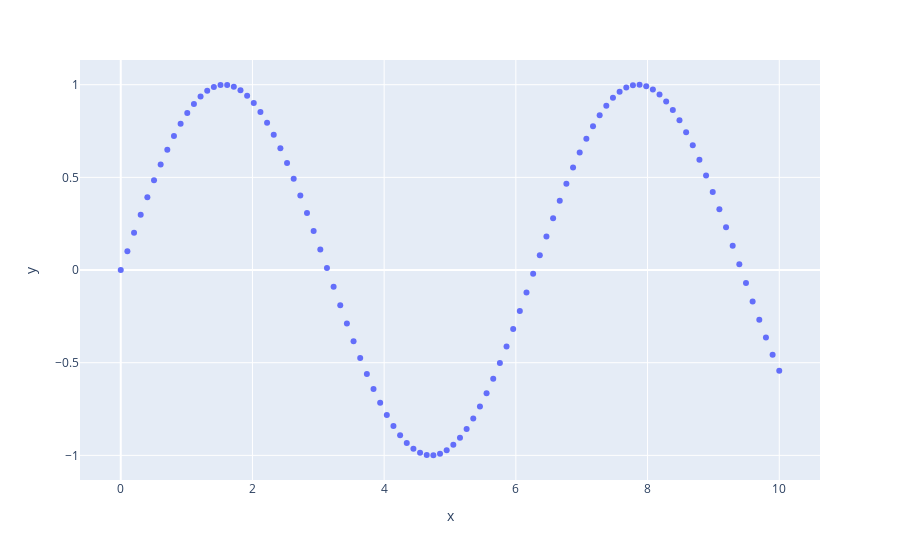

This figure's notebook cell:
### Markdown cell above
## Установка Plotly
Установка Plotly достаточно сложная (не в одну строчку)
Приведем тут, что говорит нам [документация](https://plot.ly/python/getting-started/)

1. `conda install plotly` (может возникать проблема No module named 'plotly', тогда пропишите pip install plotly)

2. Дальше если вы работаете
 через Jupter:

`conda install notebook ipywidgets`

через Jupterlab: 
```
conda install jupyterlab
conda install ipywidgets
```

Если через VS code ничего не надо

Проверим, что все работает (создадим точки по синусу):

### Code cell
import numpy as np
import pandas as pd
import plotly.graph_objects as go
import plotly.express as px

x = np.linspace(0, 10, 100)
y = np.sin(x)

fig = px.scatter(x=x, y=y)
fig.show()

### Figure 1 — Plotly figure (JSON) as saved in the notebook; plotly's stock layout.template omitted (floating-point values rounded to 4 significant figures)
{"data": [{"hoverlabel": {"namelength": 0}, "hovertemplate": "x=%{x}<br>y=%{y}", "legendgroup": "", "marker": {"color": "#636efa", "symbol": "circle"}, "mode": "markers", "name": "", "showlegend": false, "type": "scatter", "x": [0, 0.101, 0.202, 0.303, 0.404, 0.5051, 0.6061, 0.7071, 0.8081, 0.9091, 1.01, 1.111, 1.212, 1.313, 1.414, 1.515, 1.616, 1.717, 1.818, 1.919, 2.02, 2.121, 2.222, 2.323, 2.424, 2.525, 2.626, 2.727, 2.828, 2.929, 3.03, 3.131, 3.232, 3.333, 3.434, 3.535, 3.636, 3.737, 3.838, 3.939, 4.04, 4.141, 4.242, 4.343, 4.444, 4.545, 4.646, 4.747, 4.848, 4.949, 5.051, 5.152, 5.253, 5.354, 5.455, 5.556, 5.657, 5.758, 5.859, 5.96, 6.061, 6.162, 6.263, 6.364, 6.465, 6.566, 6.667, 6.768, 6.869, 6.97, 7.071, 7.172, 7.273, 7.374, 7.475, 7.576, 7.677, 7.778, 7.879, 7.98, 8.081, 8.182, 8.283, 8.384, 8.485, 8.586, 8.687, 8.788, 8.889, 8.99, 9.091, 9.192, 9.293, 9.394, 9.495, 9.596, 9.697, 9.798, 9.899, 10], "xaxis": "x", "y": [0, 0.1008, 0.2006, 0.2984, 0.3931, 0.4839, 0.5696, 0.6496, 0.723, 0.7889, 0.8469, 0.8962, 0.9364, 0.967, 0.9878, 0.9985, 0.999, 0.9893, 0.9696, 0.9399, 0.9007, 0.8523, 0.7952, 0.73, 0.6574, 0.5781, 0.4928, 0.4026, 0.3082, 0.2107, 0.1111, 0.01028, -0.09061, -0.1906, -0.2886, -0.3837, -0.4748, -0.5612, -0.6418, -0.7158, -0.7826, -0.8414, -0.8916, -0.9327, -0.9643, -0.9861, -0.9978, -0.9994, -0.9908, -0.972, -0.9434, -0.9051, -0.8576, -0.8014, -0.737, -0.6651, -0.5864, -0.5017, -0.412, -0.318, -0.2207, -0.1213, -0.02056, 0.08036, 0.1805, 0.2787, 0.3742, 0.4658, 0.5526, 0.6338, 0.7086, 0.7761, 0.8358, 0.8869, 0.9289, 0.9615, 0.9843, 0.9971, 0.9997, 0.9921, 0.9744, 0.9467, 0.9094, 0.8629, 0.8075, 0.7439, 0.6727, 0.5947, 0.5106, 0.4213, 0.3277, 0.2308, 0.1315, 0.03083, -0.07011, -0.1703, -0.2688, -0.3646, -0.4566, -0.544], "yaxis": "y"}], "layout": {"legend": {"tracegroupgap": 0}, "margin": {"t": 60}, "xaxis": {"anchor": "y", "domain": [0, 1], "title": {"text": "x"}}, "yaxis": {"anchor": "x", "domain": [0, 1], "title": {"text": "y"}}}}
